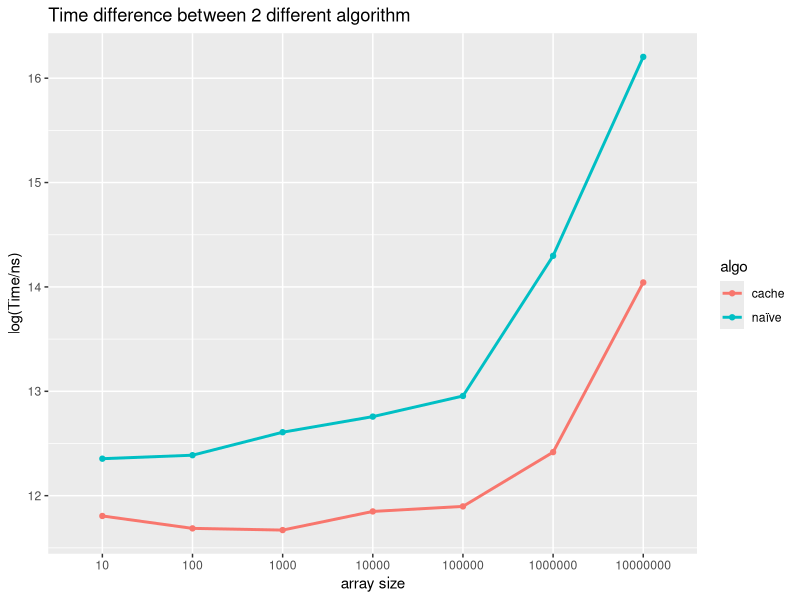

Recreate this plot in R.
## ---- chunk 1
library(tidyverse)
library(tidyr)

convolution<- read.csv("convolution.csv")
## ---- chunk 2
convolution$size <- as.factor(convolution$size)

ggplot(convolution, aes(x = size,
                  y = log(time.ns),
                  color = algo))+
  geom_point()+
  geom_line(linewidth = 1, aes(group = algo))+
  labs(title = "Time difference between 2 different algorithm",
       x = "array size",
       y = "log(Time/ns)")+
  scale_x_discrete(labels = c("10", "100", "1000","10000","100000","1000000","10000000"))
